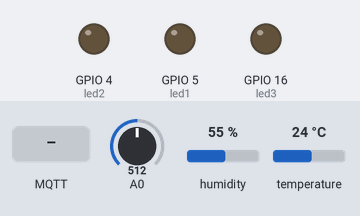
A sketch run on a simulated ESP8266 (NodeMCU). Parts: output pins drawn as LEDs (lit = HIGH). The test bench sets the inputs (shaded band); at power-on: A0 = 512, humidity 55 %, temperature 24 °C. WiFi joins after 1.5 s; servers stay silent unless stated; random numbers use the default seed unless the sketch sets one; no MQTT or app messages arrive unless stated; what the sketch prints to the serial monitor is not drawn.

Above: at 2.7 s.
2.8 s: MQTT message "ON" arrives on the first subscribed topic
At 4.8 s:
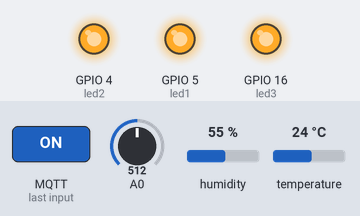
5.1 s: MQTT message "1" arrives on the first subscribed topic
7.1 s: MQTT message "on" arrives on the first subscribed topic
Timing chart, 0 to 15.1 s (numbered marks = the images above; inputs shaded):
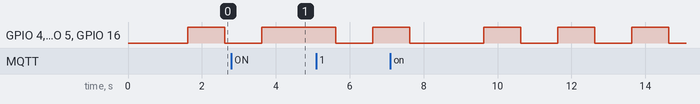

Measured:
- by itself, GPIO 4 (led2), GPIO 5 (led1), GPIO 16 (led3): repeats every 2.0 s: HIGH 1.0 s, LOW 1.0 s

The sketch:

sketch_sep9a.ino
```cpp
#ifdef ESP8266
#include <ESP8266WiFi.h>  // Thêm thư viện để quản lý WiFi cho ESP8266
#else
#include <WiFi.h>  // Thêm thư viện WiFi cho các board khác
#endif
#include <stdlib.h>            // Thêm thư viện chuẩn cho các hàm như malloc, free
#include "DHTesp.h"            // Thêm thư viện cho cảm biến DHT
#include <ArduinoJson.h>       // Thêm thư viện để làm việc với JSON
#include <PubSubClient.h>      // Thêm thư viện để làm việc với MQTT
#include <WiFiClientSecure.h>  // Thêm thư viện cho kết nối WiFi an toàn

/**** Cài đặt cho cảm biến DHT11 *******/
#define DHTpin 2  // Thiết lập chân cho DHT là GPIO14 - D5
#define mqtt_topic_pub "sensor"
#define mqtt_topic_sub "led_status"
DHTesp dht;

/**** Cài đặt LED *******/
const int led1 = 5;   // Thiết lập chân cho LED là GPIO5 - D1
const int led2 = 4;   // Thiết lập chân cho LED là GPIO4 - D2
const int led3 = 16;  // Thiết lập chân cho LED là GPIO16 - D0
boolean stled1 = false;
boolean stled2 = false;
boolean stled3 = false;

unsigned long previousBlinkTime = 0;
const long blinkInterval = 25;  // Thời gian nhấp nháy nhanh hơn (0.025 giây)
  // Thời gian nhấp nháy (0.05 giây)
bool blinkState = false;

int randomValue; // Biến lưu giá trị ngẫu nhiên

/****** Chi tiết kết nối WiFi *******/
const char* ssid = "VanND";
const char* password = "00000001";
/******* Chi tiết kết nối với máy chủ MQTT *******/
const char* mqtt_server = "4e637ce896b248d690ca5d31224ae51c.s1.eu.hivemq.cloud";
const char* mqtt_username = "conghuan";
const char* mqtt_password = "0985889474";
const int mqtt_port = 8883;

/**** Khởi tạo kết nối WiFi an toàn *****/
WiFiClientSecure espClient;

/**** Khởi tạo MQTT Client sử dụng kết nối WiFi *****/
PubSubClient client(espClient);

unsigned long lastMsg = 0;
#define MSG_BUFFER_SIZE (50)
char msg[MSG_BUFFER_SIZE];

/************* Kết nối đến WiFi ***********/
void setup_wifi() {
  delay(10);
  Serial.print("\nĐang kết nối đến ");
  Serial.println(ssid);

  WiFi.mode(WIFI_STA);  // Thiết lập chế độ WiFi là station
  WiFi.begin(ssid, password);

  while (WiFi.status() != WL_CONNECTED) {
    delay(500);
    Serial.print(".");
  }
  randomSeed(micros());
  Serial.println("\nKết nối WiFi thành công\nĐịa chỉ IP: ");
  Serial.println(WiFi.localIP());
}

void reconnect() {
  // Lặp cho đến khi kết nối thành công
  while (!client.connected()) {
    Serial.print("Đang cố gắng kết nối MQTT...");
    String clientId = "ESP8266Client-";  // Tạo một ID ngẫu nhiên cho client
    clientId += String(random(0xffff), HEX);
    // Thử kết nối
    if (client.connect(clientId.c_str(), mqtt_username, mqtt_password)) {
      Serial.println("đã kết nối");

      client.subscribe(mqtt_topic_sub);
      Serial.print("Đã đăng ký topic ");
      Serial.println(mqtt_topic_sub);  // Đăng ký topic tại đây

    } else {
      Serial.print("thất bại, rc=");
      Serial.print(client.state());
      Serial.println(" thử lại sau 5 giây");  // Đợi 5 giây trước khi thử lại
      delay(5000);
    }
  }
}

void callback(char* topic, byte* payload, unsigned int length) {
  String incommingMessage = "";
  for (int i = 0; i < length; i++) incommingMessage += (char)payload[i];

  Serial.println("Tin nhắn đến [" + String(topic) + "]" + incommingMessage);
  // Kiểm tra tin nhắn đến
  if (strcmp(topic, mqtt_topic_sub) == 0) {
    // Phân tích đối tượng JSON
    DynamicJsonDocument doc(1024);
    deserializeJson(doc, incommingMessage);
    int led_id = doc["led_id"];
    String status = doc["status"];
    // Giải mã JSON/Lấy giá trị
    Serial.print("Led id: ");
    Serial.print(led_id);
    Serial.println(" Trạng thái: " + status);
    if (led_id == 1) {
      if (status.equals("ON")) {
        stled1 = true;
        digitalWrite(led1, HIGH);  // Bật LED1
      } else {
        stled1 = false;
        digitalWrite(led1, LOW);  // Tắt LED1
      }
    } else if (led_id == 2) {
      if (status.equals("ON")) {
        stled2 = true;
        digitalWrite(led2, HIGH);  // Bật LED 2
      } else {
        stled2 = false;
        digitalWrite(led2, LOW);  // Tắt LED 2
      }
    } else if (led_id == 3) {
      if (status.equals("ON")) {
        stled3 = true;
        digitalWrite(led3, HIGH);  // Bật LED 3
      } else {
        stled3 = false;
        digitalWrite(led3, LOW);  // Tắt LED 3
      }
    }
    char mqtt_message[256];
    serializeJson(doc, mqtt_message);
    client.publish("ledesp8266_data", mqtt_message);
  }
}

void publishMessage(const char* topic, String payload, boolean retained) {
  if (client.publish(topic, payload.c_str(), true))
    Serial.println("[" + String(topic) + "]: " + payload);
}

void setup() {
  dht.setup(DHTpin, DHTesp::DHT11);  // Cài đặt cảm biến DHT11
  pinMode(led1, OUTPUT);
  pinMode(led3, OUTPUT);
  pinMode(led2, OUTPUT);  // Cài đặt chân LED
  Serial.begin(9600);
  // while (!Serial) delay(1);
  setup_wifi();

#ifdef ESP8266
  espClient.setInsecure();
#else
  espClient.setCACert(root_ca);  // Kích hoạt dòng này và thêm mã "chứng chỉ" để kết nối an toàn
#endif

  client.setServer(mqtt_server, mqtt_port);
  client.setCallback(callback);

  randomSeed(analogRead(0));  // Khởi tạo bộ tạo số ngẫu nhiên
}

void loop() {
  if (!client.connected()) reconnect();  // Kiểm tra nếu client chưa kết nối
  client.loop();

  long now = millis();
  if (now - lastMsg > 1000) {
    // Đọc thông số nhiệt độ và độ ẩm từ cảm biến DHT11
    int sensorValue = analogRead(A0);  // Đọc giá trị từ chân ADC (A0)
    float light = sensorValue;
    float humidity = dht.getHumidity();
    float temperature = dht.getTemperature();

    // Tạo giá trị ngẫu nhiên từ 1 đến 100
    randomValue = random(78, 101);

    lastMsg = now;
    if(randomValue > 80) {
      blinkLEDs();
    }
    // if (light > 800) {
    //   // Nếu ánh sáng > 200, bật đèn 1
    //   digitalWrite(led1, HIGH);
    //   stled1 = true;
    // } else if (light < 50) {
    //   // Nếu ánh sáng < 50, tắt đèn 1
    //   digitalWrite(led1, LOW);
    //   stled1 = false;
    // } else {
    //   // Nếu ánh sáng trong khoảng 50 đến 200, đặt lại trạng thái LED 1 theo giá trị hiện tại
    //   digitalWrite(led1, stled1 ? HIGH : LOW);
    // }

    DynamicJsonDocument doc(1024);
    doc["humidity"] = humidity;
    doc["temperature"] = temperature;
    doc["light"] = light;
    doc["ran"] = randomValue;  // Thêm giá trị ngẫu nhiên vào JSON
    doc["led1"]["id"] = 1;
    doc["led1"]["status"] = stled1;
    doc["led2"]["id"] = 2;
    doc["led2"]["status"] = stled2;
    doc["led3"]["id"] = 3;
    doc["led3"]["status"] = stled3;

    char mqtt_message[256];
    serializeJson(doc, mqtt_message);
    publishMessage("esp8266_data", mqtt_message, true);
  }
}


void blinkLEDs() {
  unsigned long currentMillis = millis();
  if (currentMillis - previousBlinkTime >= blinkInterval) {
    previousBlinkTime = currentMillis;
    blinkState = !blinkState;

    if (blinkState) {
      // Khi đèn LED sáng (HIGH)
      digitalWrite(led1, HIGH);
      digitalWrite(led2, HIGH);
      digitalWrite(led3, HIGH);
      stled1 = true;
      stled2 = true;
      stled3 = true;
    } else {
      // Khi đèn LED tắt (LOW)
      digitalWrite(led1, LOW);
      digitalWrite(led2, LOW);
      digitalWrite(led3, LOW);
      stled1 = false;
      stled2 = false;
      stled3 = false;
    }
  }
}
```
